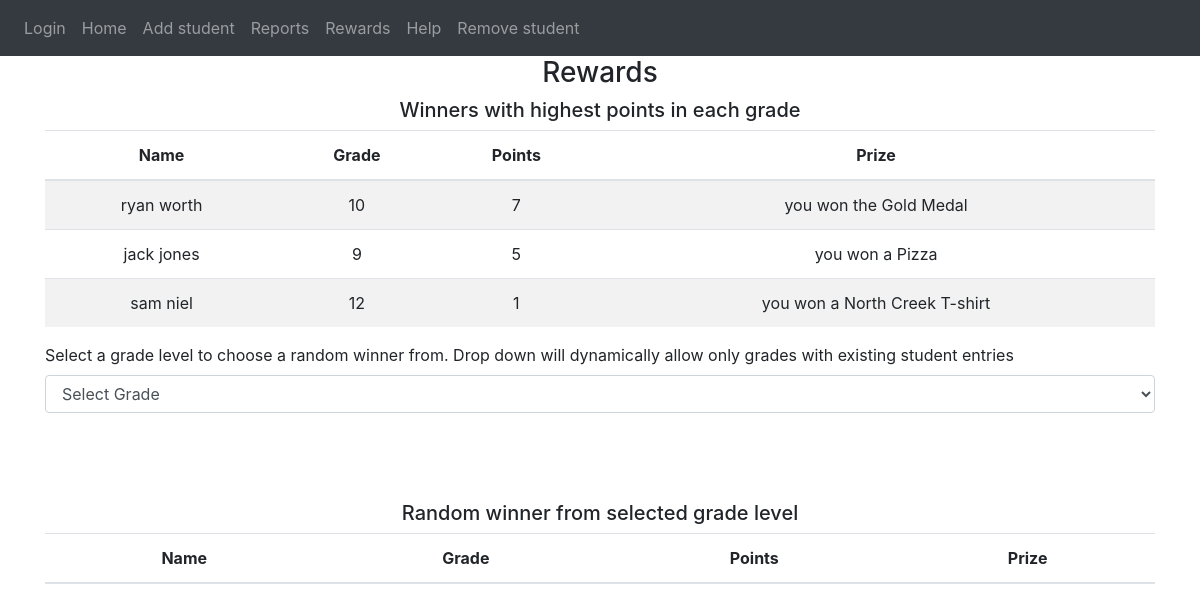
Page /rewards on the committed database.
### website/models.py (models this page shows)
class User(db.Model, UserMixin):
    id = db.Column(db.Integer, primary_key=True )
    student_name = db.Column(db.String(150))
    event_name = db.Column(db.String(150))
    grade_level = db.Column(db.String(150))

### website/auth.py (the view, shortened to what this page needs)
@auth.route('/rewards', methods =['GET', 'POST'])
def rewards():
    print('rewards')
    highestPbyGradeList, grade_dict = get_highestPointsByGrade()
    return render_template("rewards.html", highestPbyGrades=highestPbyGradeList,gradesInput=grade_dict)

### website/templates/rewards.html (shortened to what this page needs)
{% extends "base.html" %} {% block title %}Changed{% endblock %}
{% block content %}
<form method="post">
    <h3 align="center">Rewards</h3>
    <table id="data" class="table table-striped">
        <thead>
            <h5 align="center">Winners with highest points in each grade</h5>
            <tr align="center">
            <th>Name</th>
            <th>Grade</th>
            <th>Points</th>
            <th>Prize</th>
          </tr>
        </thead>
        <tbody>
          {% for eachStudent in highestPbyGrades %}
            <tr align="center">
              <td>{{ eachStudent[0]}}</td>
              <td>{{ eachStudent[1]}}</td>
              <td>{{ eachStudent[2]}}</td>
              <td>{{ eachStudent[3]}}</td>
            </tr>
          {% endfor %}
        </tbody>
      </table>
    <div class="form-group">
    <label for="grade_level">Select a grade level to choose a random winner from. Drop down will dynamically allow only grades with existing student entries</label>
    <select name="grade_level" class="form-control" method="GET" action="/" onchange="this.form.submit()">
      <option value="{{gradesInput[0]}}" selected> Select Grade</option>
    </select>
    </div>
<br />
</form>
<table id="data" class="table table-striped">
    <thead>
        <br />
        <br />
        <h5 align="center">Random winner from selected grade level</h5>
        <tr align="center">
        <th>Name</th>
        <th>Grade</th>
        <th>Points</th>
        <th>Prize</th>
        </tr>
    </thead>
</table>
{% endblock %}

### rows in the picture
User: student_name "sam niel", grade_level "12", eachStudent "1", eachStudent "you won a North Creek T-shirt"

### other values in the picture
{{ eachStudent[0] }} "ryan worth" "jack jones"
{{ eachStudent[1] }} "10" "9"
{{ eachStudent[2] }} "7" "5"
{{ eachStudent[3] }} "you won the Gold Medal" "you won a Pizza"
